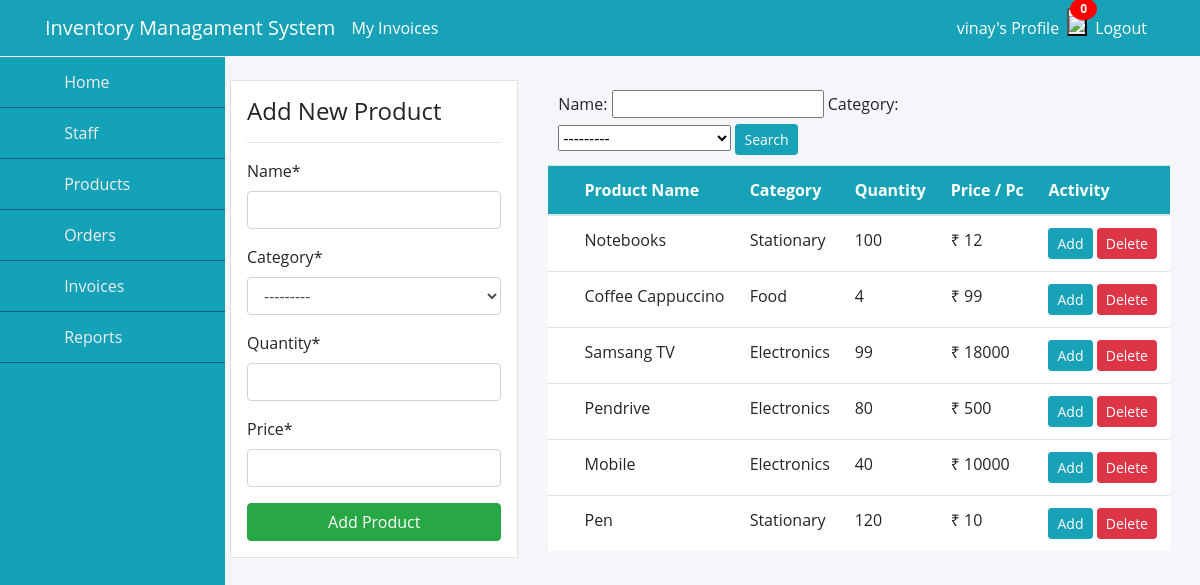
The page /product/ (signed in) on the database its author committed.
### dashboard/models.py (models this page shows, shortened)
class Product(models.Model):
    name = models.CharField(max_length=100, null=True)
    category = models.CharField(max_length=20, choices=CATEGORY, null=True)
    quantity = models.PositiveIntegerField(null=True)
    price = models.PositiveBigIntegerField(null=True)
    class Meta:
        verbose_name_plural = 'Product'

### dashboard/views.py (the view)
# urls.py: path('product/', views.product, name ='dashboard-product'),
@login_required
def product(request):
    notif_data = Notification.objects.filter(is_seen=False,visible_to=request.user).order_by('-date')[:1]
    notif_data_all = Notification.objects.filter(visible_to=request.user)
    notif_count = Notification.objects.filter(is_seen=False,visible_to=request.user).count()
    items = Product.objects.all() #Using ORM
    product_count = items.count()
    workers_count = User.objects.all().count()
    orders_count = Order.objects.all().count
    if request.method =='POST':
        form = ProductForm(request.POST)
        if form.is_valid():
            form.save()
            product_name = form.cleaned_data.get('name')
            messages.success(request, f'{product_name} has been added')
            return redirect('dashboard-product')
    else:
        form = ProductForm()
    myFilter = ProductFilter(request.GET, queryset=items)
    items = myFilter.qs
    context = {
        'items': items,
        'form': form,
        'workers_count': workers_count,
        'product_count': product_count,
        'myFilter':myFilter,
        'notif_data': notif_data,
        'notif_count': notif_count,
        'notif_data_all': notif_data_all,
    }
    return render(request, 'dashboard/product.html', context)

### dashboard/forms.py
class ProductForm(forms.ModelForm):
    class Meta:
        model = Product
        fields = ['name', 'category', 'quantity', 'price']

### templates/dashboard/product.html (shortened to what this page needs)
{% extends 'partials/base.html' %}
{% load crispy_forms_tags %}
{% block content %}
{% include 'partials/topnav.html' %}
<div class="container" style="padding-left: 200px;">
    <div class="row my-4">
        <div class="col-md-4">
            <div class="border bg-white p-3">
                <h4>Add New Product</h4>
                <hr>
                <form method="POST">
                    {{ form|crispy }}
                    <input class="btn btn-success btn-block" type="submit" value="Add Product">
                </form>
            </div>
        </div>
        <div class="col-md-8" style="padding-right: 0;">
            <div class="col-md-10" style="padding:10px">
                <form action="" method="get">
                    {{myFilter.form}}
                    <button class="btn btn-info btn-sm" type="submit">Search</button>
                </form>
            </div>
            <table class="table bg-white" id="myTable">
                <thead class="bg-info">
                    <tr class="text-white">
                        <th scope="col"></th>
                        <th scope="col">Product Name</th>
                        <th scope="col">Category</th>
                        <th scope="col">Quantity</th>
                        <th scope="col">Price / Pc</th>
                        <th scope="col">Activity</th>
                    </tr>
                </thead>
                <tbody>
                    {% for item in items %}
                    <tr>
                        <th scope="row"></th>
                        <td>{{ item.name }}</td>
                        <td>{{ item.category }}</td>
                        <td>{{ item.quantity}}</td>
                        <td>₹ {{ item.price}}</td>
                        <td>
                            <a class="btn btn-info btn-sm" href="{% url 'dashboard-product-update' item.id%}">Add</a>
                            <a class="btn btn-danger btn-sm" href="{% url 'dashboard-product-delete' item.id%}">Delete</a>
                        </td>
                    </tr>
                    {% endfor %}
                </tbody>
            </table>
        </div>
    </div>
</div>
{% endblock %}

### templates/partials/base.html (shortened to what this page needs)
{% load static %}
<!doctype html>
<html lang="en">
  <head>
    <link rel="stylesheet" href="https://cdn.jsdelivr.net/npm/bootstrap@4.6.1/dist/css/bootstrap.min.css">
    <link rel="stylesheet" href="{% static 'style.css' %}">
  </head>
  <body>
    {% include 'partials/nav.html' %}
      {% block content %}
      {% endblock %}
  </body>
</html>

### templates/partials/nav.html (shortened to what this page needs)
<nav class="navbar navbar-expand-lg navbar-info bg-info">
    <div class="container">
        <a class="navbar-brand text-white" href="{% url 'dashboard-index' %}">Inventory Managament System</a>
        {% if user.is_authenticated %}
        {% if user.is_authenticated and not user.is_superuser %}
        <a class="navbar-item text-white" href="{% url 'dashboard-staff-myinvoice' %}">My Invoices</a>
        {% endif %}
        <div class="collapse navbar-collapse" id="navbarSupportedContent">
            <ul class="navbar-nav ml-auto left">
                <li class="nav-item active">
                    <a class="nav-link text-white" href="{% url 'user-profile' %}">{{ user.username }}'s Profile </a>
                </li>
                    <li class="nav-item active">
                    <a href="#" class="notification">
                        <button id="myBtn" ><img src="https://img.icons8.com/material-rounded/24/000000/appointment-reminders.png"/></button>
                        <span class="badge">{{notif_count}}</span>
                    </a>
                </li>
                <li class="nav-item">
                    <a class="nav-link text-white" href="{% url 'user-logout' %}">Logout</a>
                </li>
            </ul>
            {% endif %}
        </div>
    </div>
</nav>

### templates/partials/topnav.html (shortened to what this page needs)
<div class="wrapper">
    <div class="sidebar">
          <ul>
            <li>
                <a href="{% url 'dashboard-index' %}">
                    <span class="item" >Home</span>
                </a>
            </li>
            <li>
                <a href="{% url 'dashboard-staff' %}">
                    <span class="item">Staff</span>
                </a>
            </li>
            <li>
                <a href="{% url 'dashboard-product' %}">
                    <span class="item">Products</span>
                </a>
            </li>
            <li>
                <a href="{% url 'dashboard-order' %}">
                    <span class="item">Orders</span>
                </a>
            </li>
            <li>
                <a href="{% url 'dashboard-invoices' %}">
                    <span class="item">Invoices</span>
                </a>
            </li>
            <li>
                <a href="{% url 'dashboard-reports' %}">
                    <span class="item">Reports</span>
                </a>
            </li>
        </ul>
      </div>
    </div>

### static/style.css (style rules this page uses)
body { background: rgb(230, 227, 227); }

### templates/partials/base.html (style rules this page uses)
* { list-style: none; text-decoration: none; margin: 0; padding: 0; box-sizing: border-box; font-family: 'Open Sans', sans-serif; }
body { background: #f5f6fa; }
.wrapper .sidebar { background: rgba(20,162,184,255); position: fixed; top: 57px; left: 0; width: 225px; height: 100%; padding-top: 0; transition: all 0.5s ease; }
.wrapper .sidebar ul li a { display: block; padding: 13px 30px; border-bottom: 1px solid #10558d; color: rgb(241, 237, 237); font-size: 16px; position: relative; }

### templates/partials/nav.html (style rules this page uses)
.notification { background-color: #555; color: white; text-decoration: none; position: relative; display: inline-block; border-radius: 2px; }
.notification .badge { position: absolute; top: -10px; right: -10px; padding: 5px 10px; border-radius: 50%; background: red; color: white; }

### rows shown on the page
Product: name "Notebooks", category "Stationary", quantity "100", price "12"
Product: name "Coffee Cappuccino", category "Food", quantity "4", price "99"
Product: name "Samsang TV", category "Electronics", quantity "99", price "18000"
Product: name "Pendrive", category "Electronics", quantity "80", price "500"
Product: name "Mobile", category "Electronics", quantity "40", price "10000"
Product: name "Pen", category "Stationary", quantity "120", price "10"

### other values the page prints
{{ user.username }} "vinay"
{{ notif_count }} "0"
